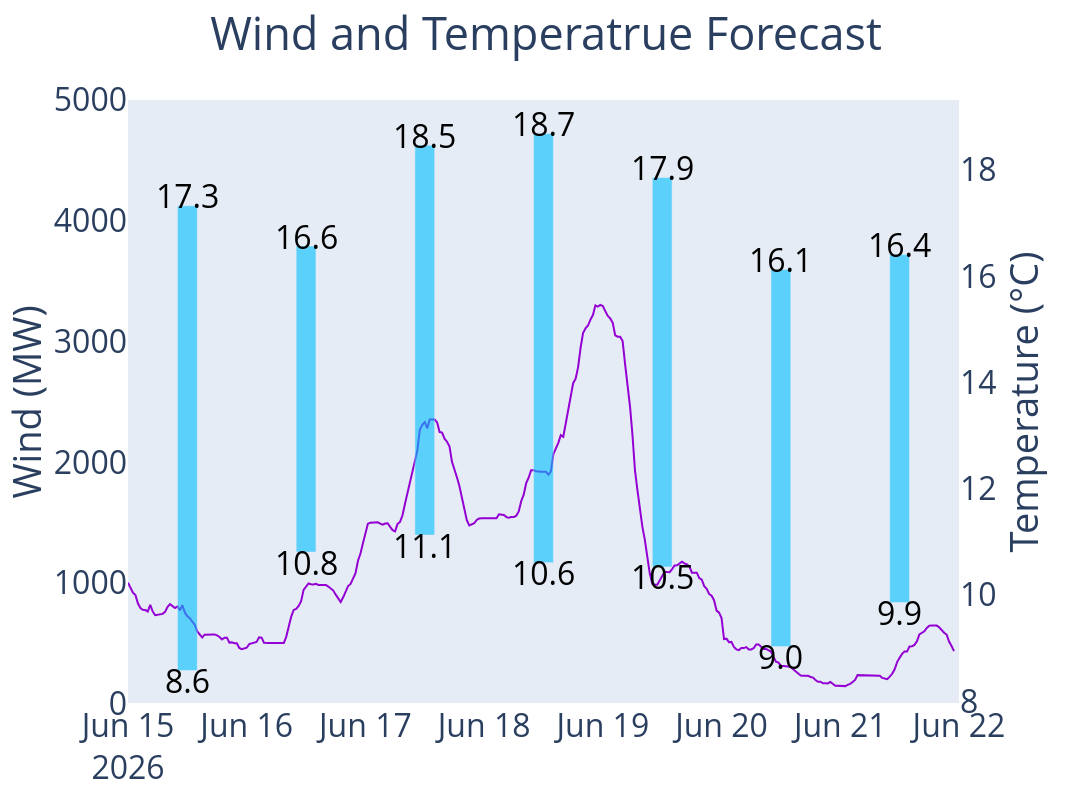

Notebook code cell kept with this figure:
### Code cell
urls = {'Temp':"https://app.enappsys.com/datadownload?code=isem/weather/tempair/national/history&currency=EUR&delimiter=comma&minavmax=false&pass=211225245243225231229237225238177178183161&res=hh&tag=csv&timezone=WET&user=diarmuid.egan@flogas.ie", 
        'Wind':'https://app.enappsys.com/datadownload?code=isem/elec/renewables/wind/onshore/forecast/history&currency=EUR&delimiter=comma&minavmax=false&pass=211225245243225231229237225238177178183161&res=hh&tag=csv&timezone=WET&user=diarmuid.egan@flogas.ie'}

def gen_url(base):
    current_date = datetime.date.today()
    current_date.strftime('%d/%m/%Y')
    #date_obj = datetime.strptime(input_date, '%d/%m/%Y')
    base = urls[base]
    start_date = (current_date ).strftime('%Y%m%d0000')
    end_date = (current_date + timedelta(days=6)).strftime('%Y%m%d2330')

    
    formatted_url = f"{base}&start={start_date}&end={end_date}"
    return formatted_url

def motel_data(base):
    response = requests.get(gen_url(base))
    if response.status_code != 200:
        raise Exception(f"Failed to fetch data: {response.status_code}")
    
    data = StringIO(response.text)
    df = pd.read_csv(data)

    df['Date (WET)'] = df['Date (WET)'].str.strip('[]')
    df['Date (WET)'] = pd.to_datetime(df['Date (WET)'], format='%d/%m/%Y %H:%M')
    df['Date (WET)'].astype('datetime64[ns]')
    df = df.drop(index=0).reset_index(drop=True)
    
    if base == 'Temp':
        df['LATEST_TEMP'] = df['LATEST'].astype(float)
        df['Date'] = df['Date (WET)']
        return df[['Date','LATEST_TEMP']]
        
    if base == 'Wind':
        df['LATEST_WIND'] = df['LATEST FORECAST (EnAppSys)'].astype(float)
        df['Date'] = df['Date (WET)']
        return df[['Date','LATEST_WIND']]

Wind = motel_data('Wind')
Temp = motel_data('Temp')

temp_summary = Temp.groupby(Temp['Date'].dt.date).agg(
    min_temp=('LATEST_TEMP', 'min'),
    max_temp=('LATEST_TEMP', 'max')
).reset_index()

# Create a timestamp at noon for each day to position the bars
temp_summary['Date'] = pd.to_datetime(temp_summary['Date']) + pd.Timedelta(hours=12)


# --- 3. Create the Plot ---
# Initialize figure with a secondary y-axis
fig3 = make_subplots(specs=[[{"secondary_y": True}]])

# Add Wind line trace to the primary y-axis
fig3.add_trace(
    go.Scatter(
        x=Wind['Date'],
        y=Wind['LATEST_WIND'],
        name='Wind',
        mode='lines',
        line=dict(color='darkviolet')
    ),
    secondary_y=False,
)

# Add Temperature range bars to the secondary y-axis
fig3.add_trace(
    go.Bar(
        x=temp_summary['Date'],
        y=temp_summary['max_temp'] - temp_summary['min_temp'], # Bar height is the range
        base=temp_summary['min_temp'], # Start the bar at the min temp
        name='Temp Range',
        marker=dict(color='deepskyblue', opacity=0.6), # Faint color with opacity
        width=1000 * 3600 * 4 # Bar width of 4 hours
    ),
    secondary_y=True,
)

# Add Min/Max labels for each temperature bar using annotations
for i, row in temp_summary.iterrows():
    # Max temp label (top of bar)
    fig3.add_annotation(x=row['Date'], y=row['max_temp'], yref="y2",
                       text=f"{row['max_temp']:.1f}", showarrow=False,
                       font=dict(color="black"), yshift=10)
    # Min temp label (bottom of bar)
    fig3.add_annotation(x=row['Date'], y=row['min_temp'], yref="y2",
                       text=f"{row['min_temp']:.1f}", showarrow=False,
                       font=dict(color="black"), yshift=-10)

fig3.update_layout(
    title={
        'text': 'Wind and Temperatrue Forecast',
        'x': 0.5,
        'xanchor': 'center'
    }, 
    legend_title="Series",
    showlegend=False,    width=1600, 
    height=800,    yaxis=dict(showgrid=False),  
    yaxis2=dict(showgrid=False),    font=dict(size=32))

fig3.update_yaxes(title_text="Wind (MW)", secondary_y=False, range=[0, 5000])
fig3.update_yaxes(title_text="Temperature (°C)", secondary_y=True)

fig3.data[1].showlegend = False

fig3.show()

fig3.write_image(r"C:\Users\diarmuid.egan\OneDrive - Flogas Ireland\Microsoft Teams Chat Files\Pictures\Daily_tv\wandt.png")

### Figure 1 — Plotly figure (JSON) as saved in the notebook; plotly's stock layout.template omitted (floating-point values rounded to 4 significant figures; data arrays with more than 128 entries replaced by an {"elided": "..."} marker saying what was removed)
{"data": [{"line": {"color": "darkviolet"}, "mode": "lines", "name": "Wind", "type": "scatter", "x": {"elided": "335 str values"}, "xaxis": "x", "y": {"elided": "335 float values"}, "yaxis": "y"}, {"base": [8.58, 10.81, 11.13, 10.61, 10.53, 9.03, 9.86], "marker": {"color": "deepskyblue", "opacity": 0.6}, "name": "Temp Range", "showlegend": false, "type": "bar", "width": 14400000, "x": ["2026-06-15T12:00:00.000000000", "2026-06-16T12:00:00.000000000", "2026-06-17T12:00:00.000000000", "2026-06-18T12:00:00.000000000", "2026-06-19T12:00:00.000000000", "2026-06-20T12:00:00.000000000", "2026-06-21T12:00:00.000000000"], "xaxis": "x", "y": [8.75, 5.76, 7.34, 8.08, 7.33, 7.1, 6.55], "yaxis": "y2"}], "layout": {"annotations": [{"font": {"color": "black"}, "showarrow": false, "text": "17.3", "x": "2026-06-15T12:00:00", "y": 17.33, "yref": "y2", "yshift": 10}, {"font": {"color": "black"}, "showarrow": false, "text": "8.6", "x": "2026-06-15T12:00:00", "y": 8.58, "yref": "y2", "yshift": -10}, {"font": {"color": "black"}, "showarrow": false, "text": "16.6", "x": "2026-06-16T12:00:00", "y": 16.57, "yref": "y2", "yshift": 10}, {"font": {"color": "black"}, "showarrow": false, "text": "10.8", "x": "2026-06-16T12:00:00", "y": 10.81, "yref": "y2", "yshift": -10}, {"font": {"color": "black"}, "showarrow": false, "text": "18.5", "x": "2026-06-17T12:00:00", "y": 18.47, "yref": "y2", "yshift": 10}, {"font": {"color": "black"}, "showarrow": false, "text": "11.1", "x": "2026-06-17T12:00:00", "y": 11.13, "yref": "y2", "yshift": -10}, {"font": {"color": "black"}, "showarrow": false, "text": "18.7", "x": "2026-06-18T12:00:00", "y": 18.69, "yref": "y2", "yshift": 10}, {"font": {"color": "black"}, "showarrow": false, "text": "10.6", "x": "2026-06-18T12:00:00", "y": 10.61, "yref": "y2", "yshift": -10}, {"font": {"color": "black"}, "showarrow": false, "text": "17.9", "x": "2026-06-19T12:00:00", "y": 17.86, "yref": "y2", "yshift": 10}, {"font": {"color": "black"}, "showarrow": false, "text": "10.5", "x": "2026-06-19T12:00:00", "y": 10.53, "yref": "y2", "yshift": -10}, {"font": {"color": "black"}, "showarrow": false, "text": "16.1", "x": "2026-06-20T12:00:00", "y": 16.13, "yref": "y2", "yshift": 10}, {"font": {"color": "black"}, "showarrow": false, "text": "9.0", "x": "2026-06-20T12:00:00", "y": 9.03, "yref": "y2", "yshift": -10}, {"font": {"color": "black"}, "showarrow": false, "text": "16.4", "x": "2026-06-21T12:00:00", "y": 16.41, "yref": "y2", "yshift": 10}, {"font": {"color": "black"}, "showarrow": false, "text": "9.9", "x": "2026-06-21T12:00:00", "y": 9.86, "yref": "y2", "yshift": -10}], "font": {"size": 32}, "height": 800, "legend": {"title": {"text": "Series"}}, "showlegend": false, "title": {"text": "Wind and Temperatrue Forecast", "x": 0.5, "xanchor": "center"}, "width": 1600, "xaxis": {"anchor": "y", "autorange": true, "domain": [0, 0.94], "range": ["2026-06-15", "2026-06-22"], "type": "date"}, "yaxis": {"anchor": "x", "domain": [0, 1], "range": [0, 5000], "showgrid": false, "title": {"text": "Wind (MW)"}, "type": "linear"}, "yaxis2": {"anchor": "x", "autorange": true, "overlaying": "y", "range": [7.995, 19.28], "showgrid": false, "side": "right", "title": {"text": "Temperature (°C)"}, "type": "linear"}}}
